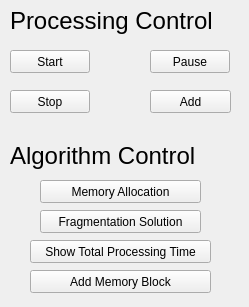
<?xml version="1.0" encoding="UTF-8"?>
<ui version="4.0">
 <class>MainWindow</class>
 <widget class="QMainWindow" name="MainWindow">
  <property name="geometry">
   <rect>
    <x>0</x>
    <y>0</y>
    <width>249</width>
    <height>307</height>
   </rect>
  </property>
  <property name="windowTitle">
   <string>Memory Simulation</string>
  </property>
  <widget class="QWidget" name="centralwidget">
   <widget class="QLabel" name="Label_ProcessingControl">
    <property name="geometry">
     <rect>
      <x>10</x>
      <y>0</y>
      <width>231</width>
      <height>41</height>
     </rect>
    </property>
    <property name="font">
     <font>
      <pointsize>18</pointsize>
     </font>
    </property>
    <property name="text">
     <string>Processing Control</string>
    </property>
   </widget>
   <widget class="QPushButton" name="Button_Start">
    <property name="geometry">
     <rect>
      <x>10</x>
      <y>50</y>
      <width>80</width>
      <height>23</height>
     </rect>
    </property>
    <property name="text">
     <string>Start</string>
    </property>
   </widget>
   <widget class="QPushButton" name="Button_Pause">
    <property name="geometry">
     <rect>
      <x>150</x>
      <y>50</y>
      <width>80</width>
      <height>23</height>
     </rect>
    </property>
    <property name="text">
     <string>Pause</string>
    </property>
   </widget>
   <widget class="QPushButton" name="Button_Stop">
    <property name="geometry">
     <rect>
      <x>10</x>
      <y>90</y>
      <width>80</width>
      <height>23</height>
     </rect>
    </property>
    <property name="text">
     <string>Stop</string>
    </property>
   </widget>
   <widget class="QPushButton" name="Button_MemoryAllocation">
    <property name="geometry">
     <rect>
      <x>40</x>
      <y>180</y>
      <width>161</width>
      <height>23</height>
     </rect>
    </property>
    <property name="text">
     <string>Memory Allocation</string>
    </property>
   </widget>
   <widget class="QPushButton" name="Button_FragmentationSolution">
    <property name="geometry">
     <rect>
      <x>40</x>
      <y>210</y>
      <width>161</width>
      <height>23</height>
     </rect>
    </property>
    <property name="text">
     <string>Fragmentation Solution</string>
    </property>
   </widget>
   <widget class="QPushButton" name="Button_Add">
    <property name="geometry">
     <rect>
      <x>150</x>
      <y>90</y>
      <width>81</width>
      <height>23</height>
     </rect>
    </property>
    <property name="text">
     <string>Add</string>
    </property>
   </widget>
   <widget class="QLabel" name="Label_AlgorithmControl">
    <property name="geometry">
     <rect>
      <x>10</x>
      <y>130</y>
      <width>221</width>
      <height>51</height>
     </rect>
    </property>
    <property name="font">
     <font>
      <pointsize>18</pointsize>
     </font>
    </property>
    <property name="text">
     <string>Algorithm Control</string>
    </property>
   </widget>
   <widget class="QPushButton" name="Button_ShowTotalProcessingTime">
    <property name="geometry">
     <rect>
      <x>30</x>
      <y>240</y>
      <width>181</width>
      <height>23</height>
     </rect>
    </property>
    <property name="text">
     <string>Show Total Processing Time</string>
    </property>
   </widget>
   <widget class="QPushButton" name="Button_AddMemoryBlock">
    <property name="geometry">
     <rect>
      <x>30</x>
      <y>270</y>
      <width>181</width>
      <height>23</height>
     </rect>
    </property>
    <property name="text">
     <string>Add Memory Block</string>
    </property>
   </widget>
  </widget>
 </widget>
 <resources/>
 <connections/>
</ui>
